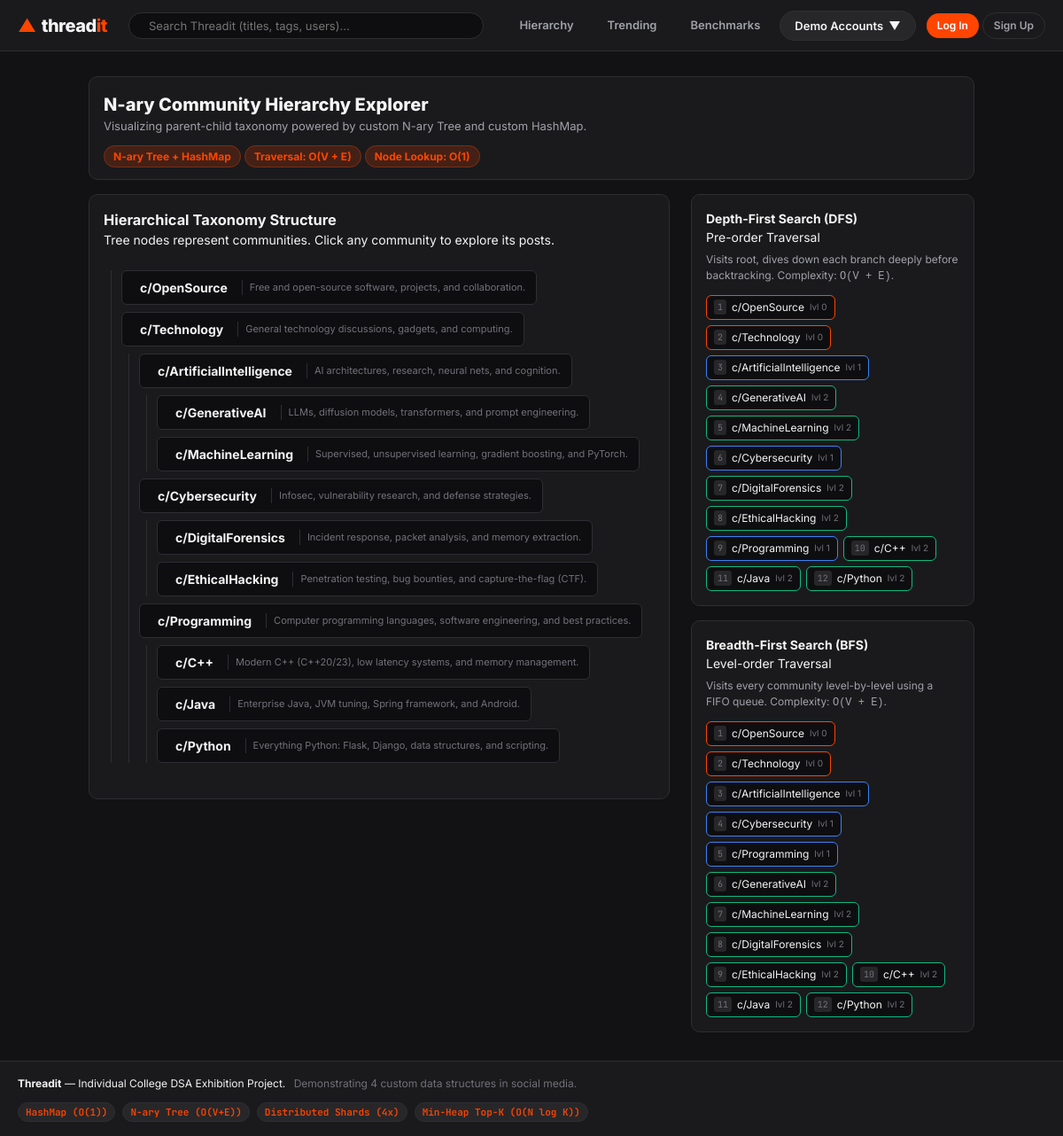
/explore, run on the app's committed database.
### tables this page shows
CREATE TABLE communities (
        id INTEGER PRIMARY KEY AUTOINCREMENT,
        name TEXT UNIQUE NOT NULL,
        slug TEXT UNIQUE NOT NULL,
        description TEXT DEFAULT '',
        parent_id INTEGER,
        created_at TIMESTAMP DEFAULT CURRENT_TIMESTAMP,
        FOREIGN KEY (parent_id) REFERENCES communities (id) ON DELETE SET NULL
    );

### app.py (the view)
@app.route("/communities")
@app.route("/explore")
def explore_communities():
    hierarchy = features.hierarchy_manager.get_hierarchy_tree()
    dfs_nodes = features.hierarchy_manager.get_dfs_order()
    bfs_nodes = features.hierarchy_manager.get_bfs_order()
    return render_template(
        "community.html",
        is_explorer=True,
        hierarchy=hierarchy,
        dfs_nodes=dfs_nodes,
        bfs_nodes=bfs_nodes
    )

### app.py (called while the page is built, shortened)
@app.context_processor
def inject_global_data():
    current_user = None
    all_comms = database.get_all_communities(DB_PATH)
    return {
        "current_user": current_user,
        "demo_accounts": database.DEMO_ACCOUNTS,
        "global_communities": all_comms
    }

### database.py (called while the page is built)
def get_db_connection(db_path=None):
    path = db_path or DEFAULT_DB_PATH
    os.makedirs(os.path.dirname(path), exist_ok=True)
    conn = sqlite3.connect(path)
    conn.row_factory = sqlite3.Row
    conn.execute("PRAGMA foreign_keys = ON;")
    return conn

def get_all_communities(db_path=None):
    conn = get_db_connection(db_path)
    comms = conn.execute("SELECT * FROM communities ORDER BY name ASC").fetchall()
    conn.close()
    return [dict(c) for c in comms]

### features.py (called while the page is built)
    def get_dfs_order(self):
        return [{"id": n.community_id, "name": n.name, "depth": len(self.tree.generate_breadcrumbs(n.community_id)) - 1}
                for n in self.tree.dfs_traversal()]

    def get_bfs_order(self):
        return [{"id": n.community_id, "name": n.name, "depth": len(self.tree.generate_breadcrumbs(n.community_id)) - 1}
                for n in self.tree.bfs_traversal()]

    def get_hierarchy_tree(self):
        return self.tree.get_full_hierarchy()

### structures/hashmap.py (called while the page is built)
    def _hash(self, key):
        return abs(hash(key)) % self.capacity

    def get(self, key, default=None):
        index = self._hash(key)
        current = self.buckets[index]
        while current is not None:
            if current.key == key:
                return current.value
            current = current.next
        return default

### structures/nary_tree.py (called while the page is built)
    def to_dict(self):
        return {
            "id": self.community_id,
            "name": self.name,
            "metadata": self.metadata,
            "children": [child.to_dict() for child in self.children]
        }

    def find_node(self, community_id):
        return self.node_map.get(community_id)

    def generate_breadcrumbs(self, community_id):
        node = self.find_node(community_id)
        if not node:
            return []
        path = []
        curr = node
        while curr is not None:
            path.append({"id": curr.community_id, "name": curr.name})
            curr = curr.parent
        path.reverse()  # from root to target node
        return path

    def get_full_hierarchy(self):
        return [root.to_dict() for root in self.roots]

### templates/community.html (shortened to what this page needs)
{% extends "base.html" %}
{% block content %}
<div class="container">
    {% if is_explorer %}
        <div class="hierarchy-explorer-page">
            <div class="card page-header-card">
                <div class="header-left">
                    <h2> N-ary Community Hierarchy Explorer</h2>
                    <p class="subtitle">Visualizing parent-child taxonomy powered by custom N-ary Tree and custom HashMap.</p>
                </div>
                <div class="header-right">
                    <span class="dsa-badge">N-ary Tree + HashMap</span>
                    <span class="dsa-badge">Traversal: O(V + E)</span>
                    <span class="dsa-badge">Node Lookup: O(1)</span>
                </div>
            </div>
            <div class="layout-two-col">
                <div class="card tree-card">
                    <h3>Hierarchical Taxonomy Structure</h3>
                    <p class="section-desc">Tree nodes represent communities. Click any community to explore its posts.</p>
                    <div class="tree-container">
                        {% macro render_tree(nodes) %}
                            <ul class="tree-branch">
                                {% for node in nodes %}
                                    <li class="tree-node">
                                        <div class="node-content">
                                            <a href="{{ url_for('view_community', slug=node.metadata.slug) }}" class="node-link">
                                                <strong>c/{{ node.name }}</strong>
                                            </a>
                                            {% if node.metadata.description %}
                                                <span class="node-desc">{{ node.metadata.description }}</span>
                                            {% endif %}
                                        </div>
                                        {% if node.children %}
                                            {{ render_tree(node.children) }}
                                        {% endif %}
                                    </li>
                                {% endfor %}
                            </ul>
                        {% endmacro %}
                        {{ render_tree(hierarchy) }}
                    </div>
                </div>
                <div class="traversals-column">
                    <div class="card traversal-card">
                        <div class="traversal-header">
                            <h4> Depth-First Search (DFS)</h4>
                            <span class="tag">Pre-order Traversal</span>
                        </div>
                        <p class="algo-explanation">
                            Visits root, dives down each branch deeply before backtracking. Complexity: <code>O(V + E)</code>.
                        </p>
                        <div class="traversal-pills">
                            {% for item in dfs_nodes %}
                                <div class="traversal-pill depth-{{ item.depth }}">
                                    <span class="step-num">{{ loop.index }}</span>
                                    <span class="pill-name">c/{{ item.name }}</span>
                                    <span class="pill-depth">lvl {{ item.depth }}</span>
                                </div>
                            {% endfor %}
                        </div>
                    </div>
                    <div class="card traversal-card">
                        <div class="traversal-header">
                            <h4> Breadth-First Search (BFS)</h4>
                            <span class="tag">Level-order Traversal</span>
                        </div>
                        <p class="algo-explanation">
                            Visits every community level-by-level using a FIFO queue. Complexity: <code>O(V + E)</code>.
                        </p>
                        <div class="traversal-pills">
                            {% for item in bfs_nodes %}
                                <div class="traversal-pill depth-{{ item.depth }}">
                                    <span class="step-num">{{ loop.index }}</span>
                                    <span class="pill-name">c/{{ item.name }}</span>
                                    <span class="pill-depth">lvl {{ item.depth }}</span>
                                </div>
                            {% endfor %}
                        </div>
                    </div>
                </div>
            </div>
        </div>
    {% endif %}
</div>
{% endblock %}

### templates/base.html (shortened to what this page needs)
<!DOCTYPE html>
<html lang="en">
<head>
    <link rel="stylesheet" href="{{ url_for('static', filename='style.css') }}">
</head>
<body class="dark-theme">
    <header class="navbar">
        <div class="nav-left">
            <a href="{{ url_for('index') }}" class="logo">
                <span class="logo-icon">▲</span>
                <span class="logo-text">thread<span class="logo-accent">it</span></span>
            </a>
        </div>
        <div class="nav-center">
            <form action="{{ url_for('search') }}" method="GET" class="search-form">
                <input type="text" name="q" placeholder="Search Threadit (titles, tags, users)..." value="{{ request.args.get('q', '') }}" autocomplete="off">
            </form>
        </div>
        <div class="nav-right">
            <a href="{{ url_for('explore_communities') }}" class="nav-link" title="N-ary Community Hierarchy">
                 Hierarchy
            </a>
            <a href="{{ url_for('trending') }}" class="nav-link" title="Min-Heap Top-K Trending">
                 Trending
            </a>
            <a href="{{ url_for('performance_page') }}" class="nav-link" title="DSA Performance Benchmarks">
                 Benchmarks
            </a>
            <div class="dropdown demo-switcher">
                <button class="btn btn-secondary dropdown-btn" id="demoSwitcherBtn">
                    <span> Demo Accounts</span> <span class="arrow">▼</span>
                </button>
            </div>
            {% if current_user %}
                <div class="user-menu">
                    <a href="{{ url_for('view_profile', username=current_user.username) }}" class="user-pill" title="View Profile">
                        <span class="avatar-sm">{{ current_user.display_name[0] }}</span>
                        <div class="user-pill-text">
                            <span class="user-pill-name">{{ current_user.display_name.split()[0] }}</span>
                            <span class="karma-badge" title="Author Karma (Custom HashMap)">{{ current_user.karma }} karma</span>
                        </div>
                    </a>
                    <a href="{{ url_for('logout') }}" class="btn btn-outline-danger btn-sm" title="Log Out">Logout</a>
                </div>
            {% else %}
                <div class="auth-buttons">
                    <a href="{{ url_for('login') }}" class="btn btn-primary btn-sm">Log In</a>
                    <a href="{{ url_for('register') }}" class="btn btn-outline btn-sm">Sign Up</a>
                </div>
            {% endif %}
        </div>
    </header>
    <main class="main-container">
        {% block content %}{% endblock %}
    </main>
    <footer class="footer">
        <div class="footer-content">
            <div class="footer-left">
                <strong>Threadit</strong> — Individual College DSA Exhibition Project.
                <span class="footer-desc">Demonstrating 4 custom data structures in social media.</span>
            </div>
            <div class="footer-right">
                <span class="dsa-tag">HashMap (O(1))</span>
                <span class="dsa-tag">N-ary Tree (O(V+E))</span>
                <span class="dsa-tag">Distributed Shards (4x)</span>
                <span class="dsa-tag">Min-Heap Top-K (O(N log K))</span>
            </div>
        </div>
    </footer>
</body>
</html>

### data on the page
communities: name "OpenSource", metadata.description "Free and open-source software, projects, and collaboration.", depth "0"
communities: name "Technology", metadata.description "General technology discussions, gadgets, and computing.", depth "0"
communities: name "ArtificialIntelligence", metadata.description "AI architectures, research, neural nets, and cognition.", depth "1"
communities: name "GenerativeAI", metadata.description "LLMs, diffusion models, transformers, and prompt engineering.", depth "2"
communities: name "MachineLearning", metadata.description "Supervised, unsupervised learning, gradient boosting, and PyTorch.", depth "2"
communities: name "Cybersecurity", metadata.description "Infosec, vulnerability research, and defense strategies.", depth "1"
communities: name "DigitalForensics", metadata.description "Incident response, packet analysis, and memory extraction.", depth "2"
communities: name "EthicalHacking", metadata.description "Penetration testing, bug bounties, and capture-the-flag (CTF).", depth "2"
communities: name "Programming", metadata.description "Computer programming languages, software engineering, and best practices.", depth "1"
communities: name "C++", metadata.description "Modern C++ (C++20/23), low latency systems, and memory management.", depth "2"
communities: name "Java", metadata.description "Enterprise Java, JVM tuning, Spring framework, and Android.", depth "2"
communities: name "Python", metadata.description "Everything Python: Flask, Django, data structures, and scripting.", depth "2"
